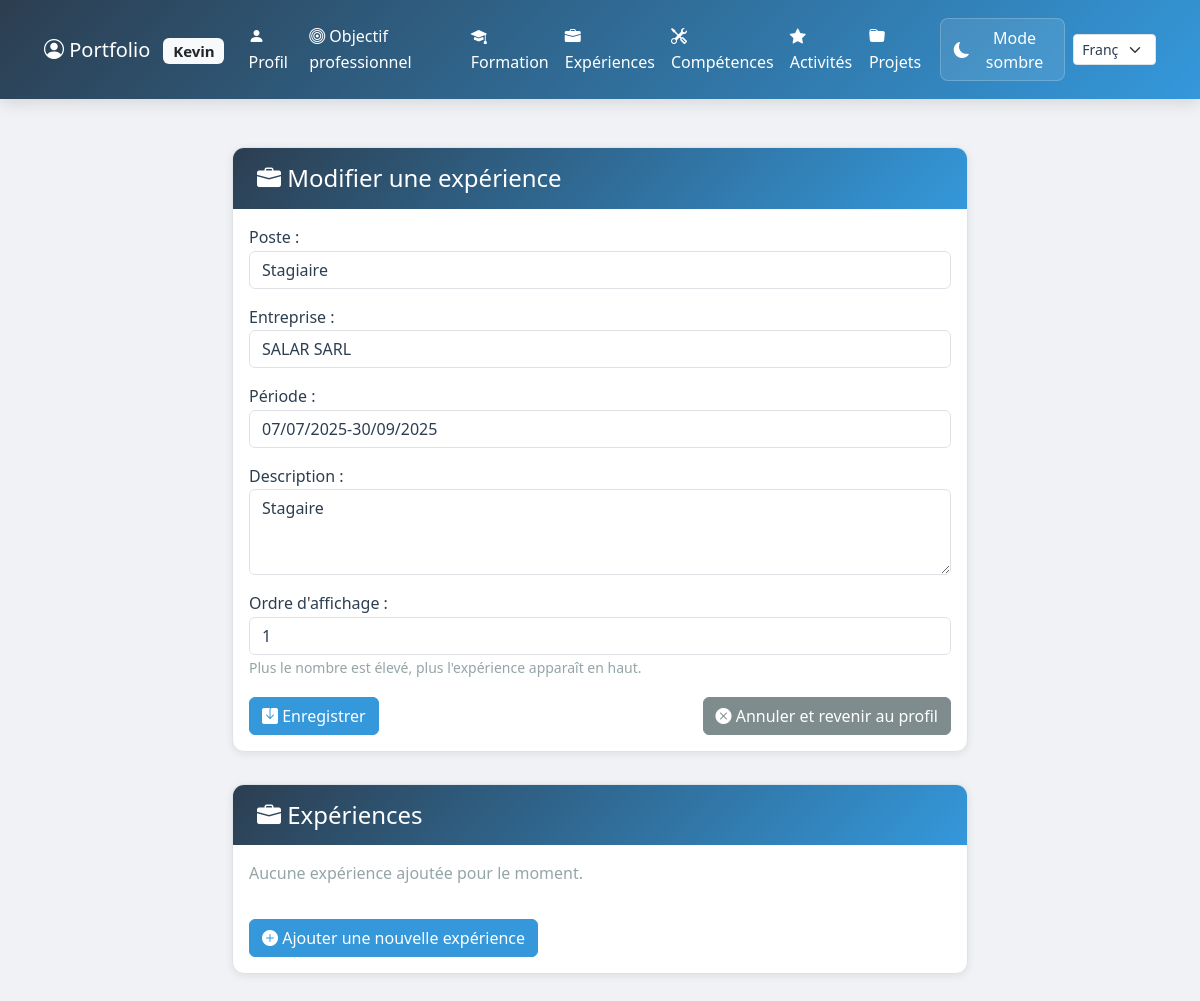
The app's page /experience/1/modifier/ (signed in), older data.
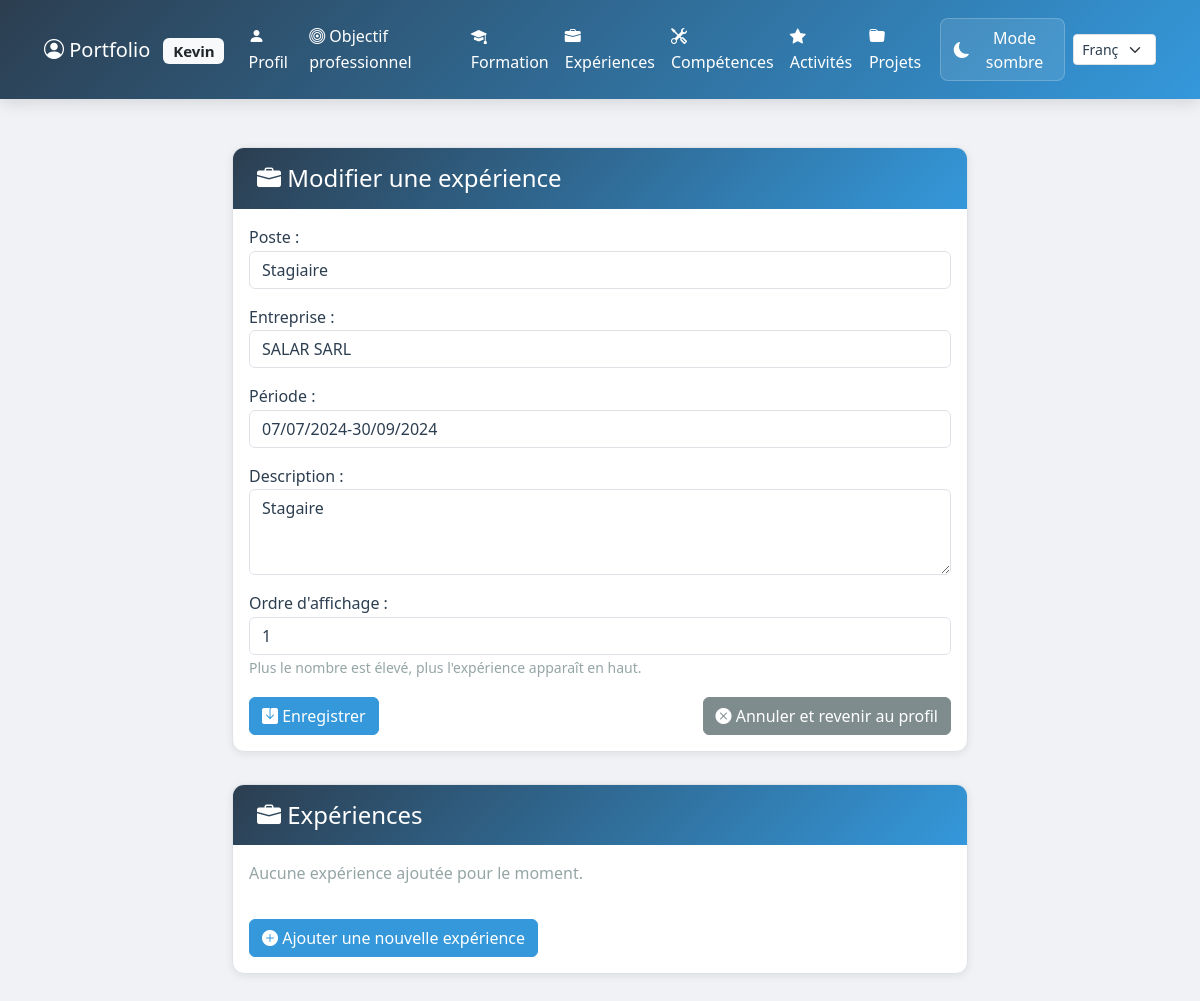
The same page, newer data.
### portfolio/models.py (models this page shows, shortened)
class Experience(models.Model):
    profil = models.ForeignKey(Profil, on_delete=models.CASCADE, related_name='experiences')
    poste = models.CharField(max_length=200)
    entreprise = models.CharField(max_length=200)
    periode = models.CharField(max_length=100)
    description = models.TextField()
    ordre = models.IntegerField(default=0)
    class Meta:
        verbose_name = 'Expérience'
        verbose_name_plural = 'Expériences'
        ordering = ['-ordre', '-id']

### portfolio/views.py (the view)
# urls.py: path('experience/<int:pk>/modifier/', views.modifier_experience, name='modifier_experience'),
@login_required
def modifier_experience(request, pk):
    experience = get_object_or_404(Experience, pk=pk, profil__user=request.user)
    if request.method == 'POST':
        form = ExperienceForm(request.POST, instance=experience)
        if form.is_valid():
            form.save()
            messages.success(request, 'Expérience modifiée avec succès!')
            return redirect('portfolio:modifier_profil')
    else:
        form = ExperienceForm(instance=experience)
    return render(request, 'portfolio/experience_form.html', {'form': form, 'action': 'Modifier'})

### portfolio/forms.py
class ExperienceForm(forms.ModelForm):
    class Meta:
        model = Experience
        fields = ['poste', 'entreprise', 'periode', 'description', 'ordre']
        widgets = {
            'poste': forms.TextInput(attrs={'class': 'form-control'}),
            'entreprise': forms.TextInput(attrs={'class': 'form-control'}),
            'periode': forms.TextInput(attrs={'class': 'form-control', 'placeholder': 'Ex: 07/07/2025 - 30/09/2025'}),
            'description': forms.Textarea(attrs={'class': 'form-control', 'rows': 3}),
            'ordre': forms.NumberInput(attrs={'class': 'form-control', 'value': 0}),
        }
        labels = {
            'poste': 'Poste',
            'entreprise': 'Entreprise',
            'periode': 'Période',
            'description': 'Description',
            'ordre': 'Ordre d\'affichage',
        }

### portfolio/templates/portfolio/experience_form.html (shortened to what this page needs)
{% extends 'portfolio/base.html' %}
{% block content %}
<div class="row justify-content-center">
    <div class="col-md-8">
        <div class="card">
            <div class="card-header">
                <h4 class="mb-0"><i class="bi bi-briefcase-fill"></i> {{ action }} une expérience</h4>
            </div>
            <div class="card-body">
                <form method="post">
                    <div class="mb-3">
                        {{ form.poste.label_tag }}
                        {{ form.poste }}
                    </div>
                    <div class="mb-3">
                        {{ form.entreprise.label_tag }}
                        {{ form.entreprise }}
                    </div>
                    <div class="mb-3">
                        {{ form.periode.label_tag }}
                        {{ form.periode }}
                    </div>
                    <div class="mb-3">
                        {{ form.description.label_tag }}
                        {{ form.description }}
                    </div>
                    <div class="mb-3">
                        {{ form.ordre.label_tag }}
                        {{ form.ordre }}
                        <small class="form-text text-muted">Plus le nombre est élevé, plus l'expérience apparaît en haut.</small>
                    </div>
                    <div class="d-flex gap-2">
                        <button type="submit" class="btn btn-primary me-auto">
                            <i class="bi bi-save-fill"></i> Enregistrer
                        </button>
                        <a href="{% url 'portfolio:modifier_profil' %}" class="btn btn-secondary">
                            <i class="bi bi-x-circle-fill"></i> Annuler et revenir au profil
                        </a>
                    </div>
                </form>
            </div>
        </div>
        <div class="card mb-4">
            <div class="card-header">
                <h4 class="mb-0"><i class="bi bi-briefcase-fill"></i> Expériences</h4>
            </div>
            <div class="card-body">
                {% if experiences %}
                    <ul class="list-group">
                        {% for experience in experiences %}
                            <li class="list-group-item d-flex justify-content-between align-items-center">
                                <div>
                                    <h5 class="mb-1">{{ experience.poste }}</h5>
                                    <small class="text-muted">{{ experience.entreprise }} | {{ experience.periode }}</small>
                                </div>
                                <div class="table-actions">
                                    <a href="{% url 'portfolio:modifier_experience' experience.pk %}" class="btn btn-sm btn-warning me-2">
                                        <i class="bi bi-pencil-fill"></i> Modifier
                                    </a>
                                    <a href="{% url 'portfolio:supprimer_experience' experience.pk %}" class="btn btn-sm btn-danger">
                                        <i class="bi bi-trash-fill"></i> Supprimer
                                    </a>
                                </div>
                            </li>
                        {% endfor %}
                    </ul>
                {% else %}
                    <p class="text-muted">Aucune expérience ajoutée pour le moment.</p>
                {% endif %}
                <a href="{% url 'portfolio:ajouter_experience' %}" class="btn btn-primary mt-3">
                    <i class="bi bi-plus-circle-fill"></i> Ajouter une nouvelle expérience
                </a>
            </div>
        </div>
    </div>
</div>
{% endblock %}

Row changes from the older to the newer data that the page shows:
changed Experience "Stagiaire": periode "07/07/2025-30/09/2025" → "07/07/2024-30/09/2024"
